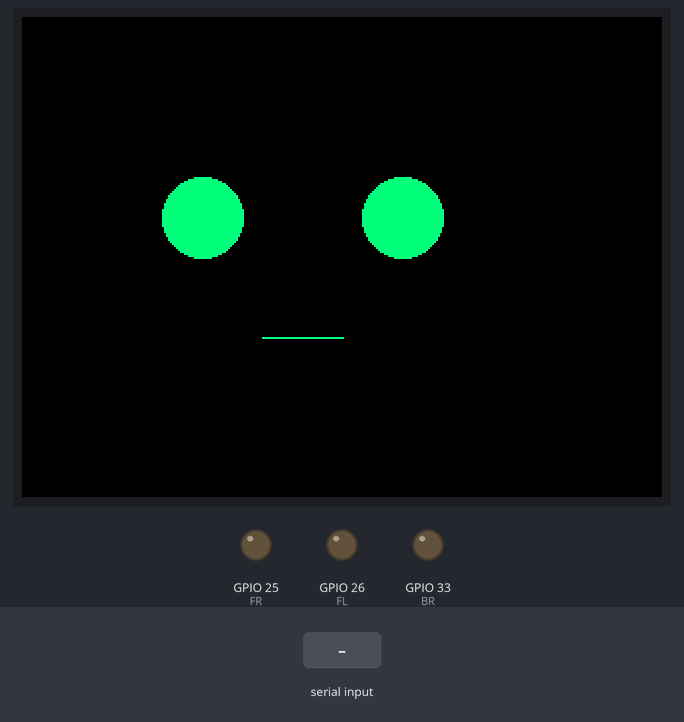
This program was run on a simulated ESP32 board running MicroPython. On the bench: 320×240 colour display, output pins drawn as LEDs (lit = HIGH). Inputs (shaded band) come from the test bench. What the program prints to the serial console is not drawn.

Above: at 1.2 s.
1.3 s: "PING\n" received over the second serial link
2.8 s: "STP\n" received over the second serial link
4.3 s: "1\n" received over the second serial link
Timing chart, 0 to 7.3 s (numbered marks = the images above; inputs shaded):
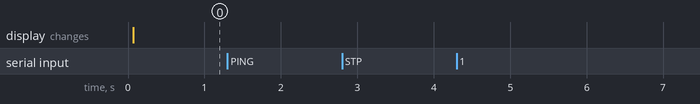

Measured:
- after the input at 1.3 s, every drawn part: stays the same
- after the input at 2.8 s, every drawn part: stays the same
- after the input at 4.3 s, every drawn part: stays the same

The program:

AEGIS_Core2_Safe.py
```python
import time

try:
    import M5
    from M5 import Lcd

    M5.begin()
    Lcd.setRotation(1)
    Lcd.setBrightness(80)
    Lcd.fillScreen(0x000000)
    Lcd.fillCircle(90, 100, 20, 0x00FF7F)
    Lcd.fillCircle(190, 100, 20, 0x00FF7F)
    Lcd.drawLine(120, 160, 160, 160, 0x00FF7F)
    print("[FACE] SAFE face rendered")
except Exception as e:
    print("[FACE] init error:", e)

uart = None

try:
    from machine import ADC, Pin, UART

    motors = {
        "FL": Pin(26, Pin.OUT),
        "FR": Pin(25, Pin.OUT),
        "BL": Pin(32, Pin.OUT),
        "BR": Pin(33, Pin.OUT),
    }
    for p in motors.values():
        p.value(0)

    trig = Pin(23, Pin.OUT)
    echo = Pin(22, Pin.IN)
    vib = ADC(Pin(34))

    uart = UART(2, 115200, timeout=1000)
    print("[HW] motors/sensors/uart initialized")
except Exception as e:
    print("[HW] init error:", e)

print("SATURDAY HomeBot SAFE mode ready")

while True:
    try:
        if uart and uart.any():
            raw = uart.read()
            cmd = raw.decode().strip() if raw else ""
            if cmd:
                print("[SERIAL]", cmd)
                if cmd == "PING":
                    uart.write(b"PONG\n")
                elif cmd == "STP":
                    for p in motors.values():
                        p.value(0)
                    uart.write(b"OK\n")
                else:
                    uart.write(b"ACK\n")
        time.sleep_ms(50)
    except Exception as e:
        print("[LOOP] error:", e)
        time.sleep(1)
```
